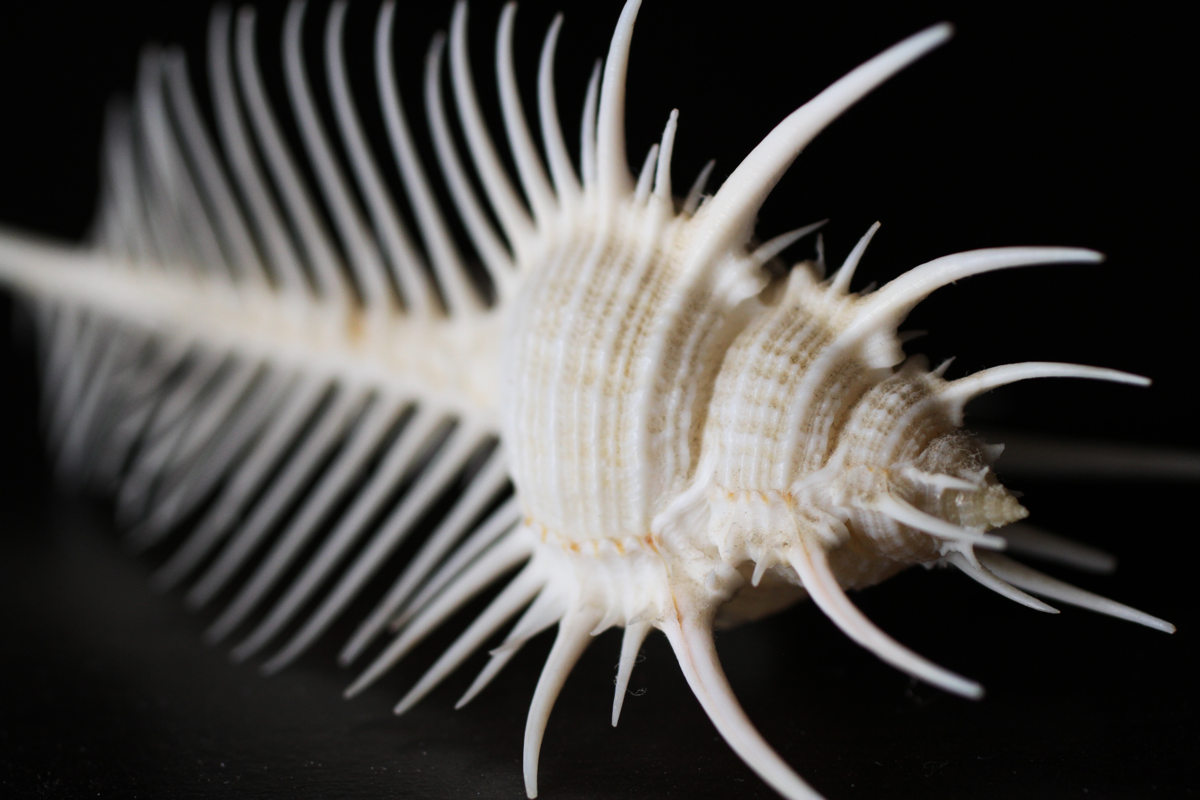
#> input picture 10_imagechops/shell.png, 1200 x 800 px
$ python apply_overlay.py
#> lines starting #> are read from the running program, lines starting #| are printed output that depends on the picture
# apply_overlay.py

from PIL import Image, ImageChops

def overlay(image_path_one, image_path_two, output_path):
#> called with image_path_one = 'shell.png', image_path_two = 'skyline.png', output_path = 'overlay.jpg'
    image_one = Image.open(image_path_one)
#> image_one is the input picture: PIL image 1200x800 RGB; mean R, G, B 72.2, 70, 67.6
    image_two = Image.open(image_path_two)
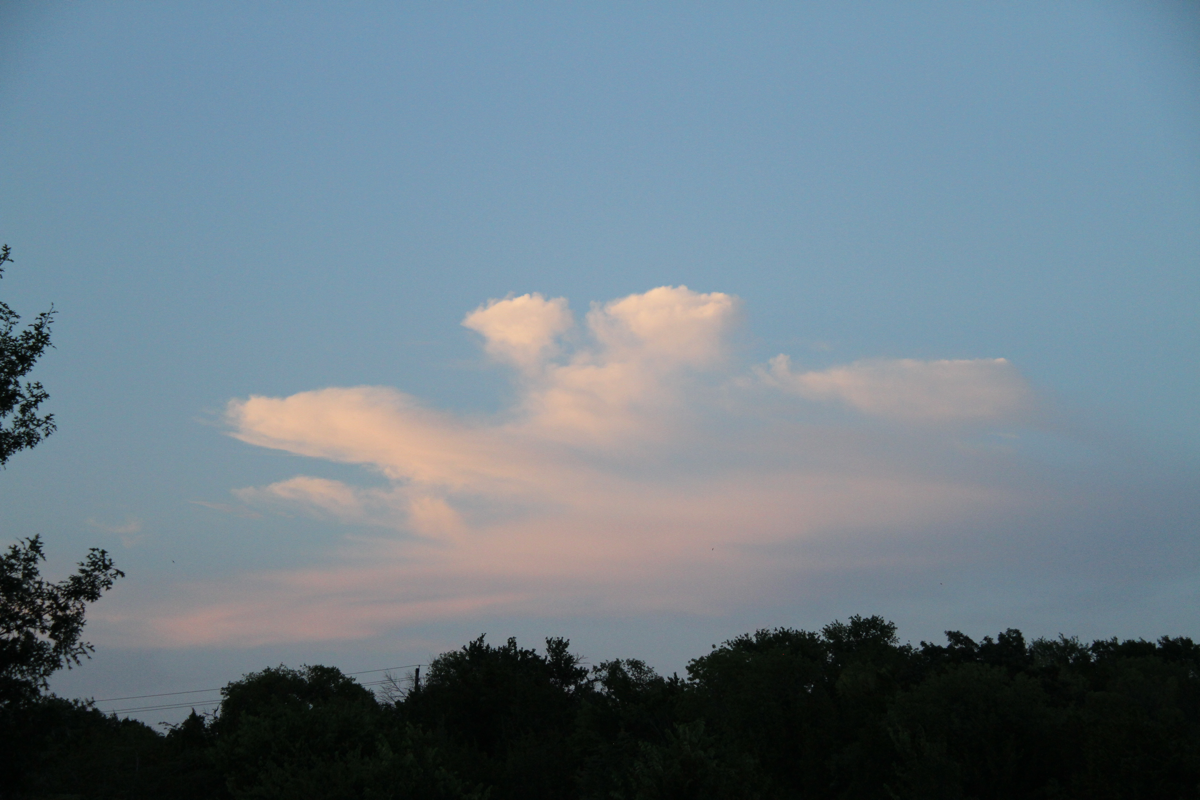
#> input picture 10_imagechops/skyline.png, 1200 x 800 px
#> image_two is the input picture: PIL image 1200x800 RGB; mean R, G, B 108.4, 125.2, 136.4
    image_three = ImageChops.overlay(image_one, image_two)
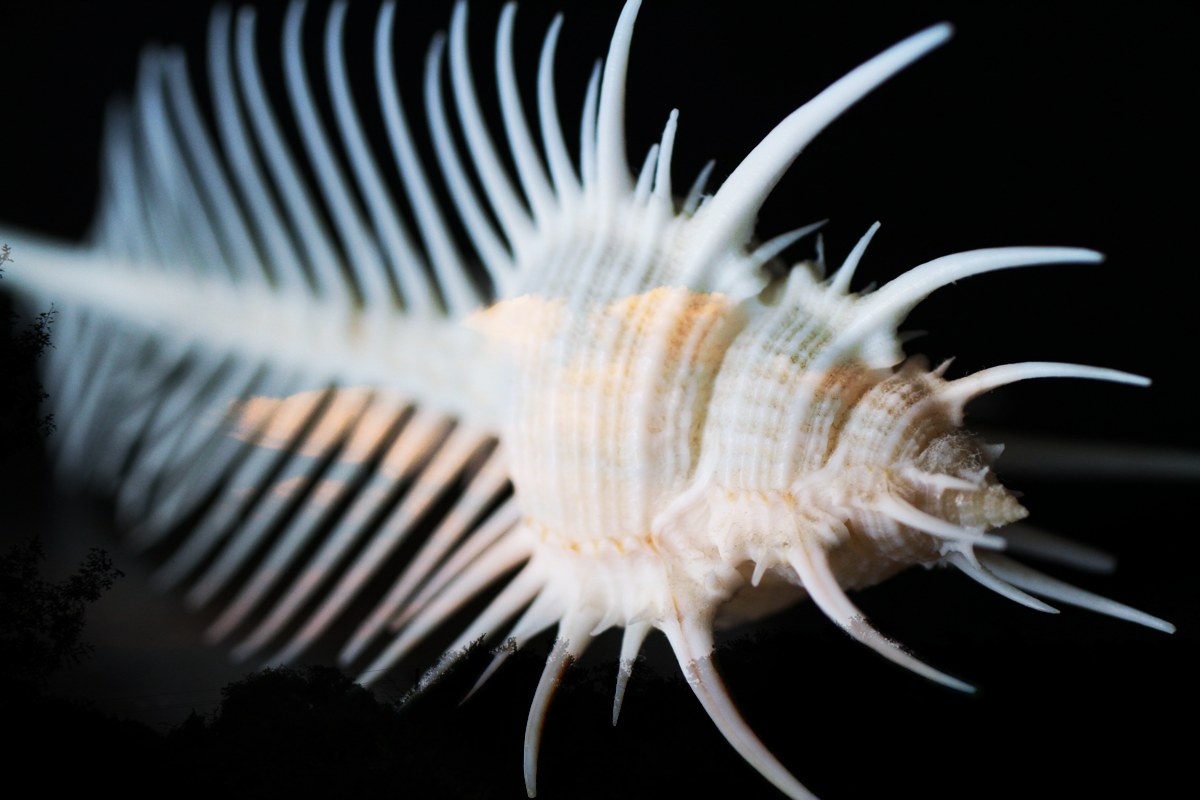
#> image_three: PIL image 1200x800 RGB; mean R, G, B 72, 74.4, 75.4
    image_three.save(output_path)


if __name__ == "__main__":
    overlay("shell.png", "skyline.png", "overlay.jpg")
